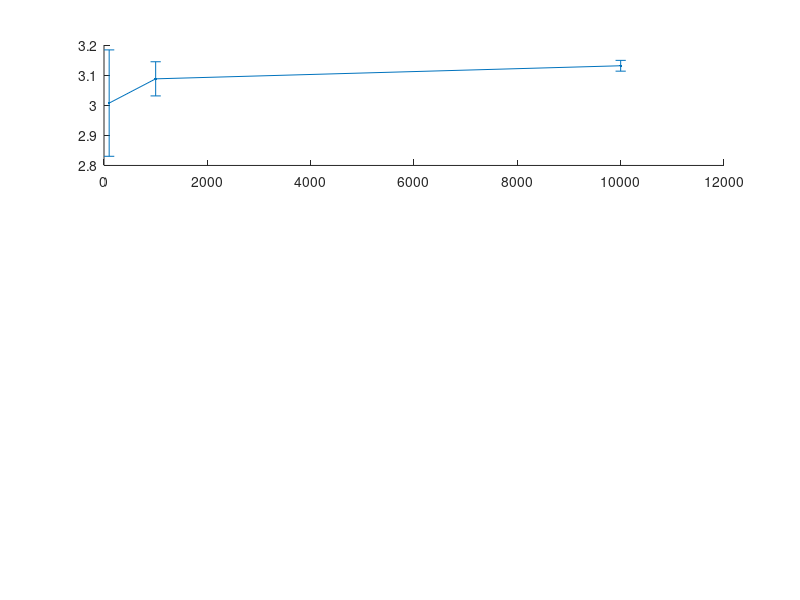

MATLAB code for this plot: (Note: this script raises an error after producing the figure.)
%% Description of code:

% The function arc(x) = sqrt(1-x.^2) is such that the integration in [0,1]
% is equal to pi/4. However, using the definition of the average, this 
% integral is also equal to the length of the interval (1) times the avg 
% value of function arc.
% Therefore, we will compute this mean by sampling N random values in 0,1,
% computing their ordinate arc(x) and averaging out the results. Then,
% multiplyng by four, we will have an estimation of pi.

%% Definition of function and variables
clear all
close all
clc
format long
arc= @(x) sqrt(1-x.^2);
Pi_real=3.14159;
Histories = [100 1000 10000]; % number of histories
Abs_error=0*Histories;
Rel_error=Abs_error;
Pi_est=Abs_error;
St_Dev=Abs_error;
Rel_St_Dev=Abs_error;
%% Calculation
for i=1:length(Histories)
    % Sampling, calculation of arc(x), averaging and estimation of pi
    N=Histories(i);
    random_values= rand(1,N);
    Pi_i = 4*arc(random_values);
    Pi_est(i)= sum(Pi_i)/N;
    % Calculation of the errors
    St_Dev(i)=((1/(N*(N-1)))*sum((Pi_i-Pi_est(i)).^2))^0.5;
    Rel_St_Dev(i)=St_Dev(i)/Pi_est(i);
    Abs_error(i)=abs(Pi_est(i) -Pi_real);
    Rel_error(i)=Abs_error(i)/Pi_real;
end
%% Plotting
txt1= 'Estimated Pi';
txt2= 'Absolute error';
txt3= 'Relative error';

figure()
subplot(3,1,1)
errorbar(Histories, Pi_est,2*St_Dev,'.-','MarkerSize',20,'LineWidth',1,'DisplayName',txt1)
hold on
plot(Histories, Pi_real*[1,1,1],'--','LineWidth',1,'DisplayName','Pi real')
xlabel('Number of histories');
legend show;
grid on;

subplot(3,1,2)
plot(Histories, Abs_error,'.-','MarkerSize',20,'LineWidth',1,'DisplayName',txt2)
xlabel('Number of histories');
legend show;
grid on;

subplot(3,1,3)
plot(Histories, Rel_error,'.-','MarkerSize',20,'LineWidth',1,'DisplayName',txt3)
xlabel('Number of histories');
legend show;
grid on;
